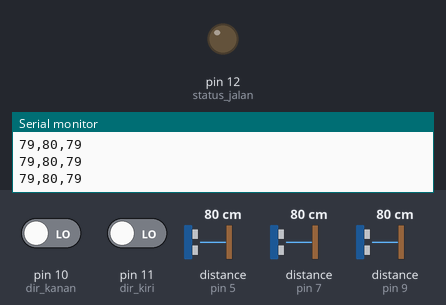
Recording of a sketch running on a simulated Arduino Uno, built with avr-gcc and run on an emulated ATmega328P. Parts: output pins drawn as LEDs (lit = HIGH), the last lines printed to the serial monitor. Wiring (inferred from the names in the program): 3 × ultrasonic range finder: trigger pin 4, echo pin 5 / trigger pin 6, echo pin 7 / trigger pin 8, echo pin 9. The test bench sets the inputs (shaded band); at power-on: distance to the obstacle (sensors on pin 7, pin 5, pin 9) 80 cm, pin 10 (dir_kanan) LOW, pin 11 (dir_kiri) LOW. The echo pulse lasts 58.3 µs per cm; pins used as bus, display or sensor lines are not drawn.

Above: at 1.2 s.
1.3 s: distance to the obstacle (sensor on pin 7) set to 55 cm
2.8 s: distance to the obstacle (sensor on pin 7) set to 46 cm
At 3.8 s:
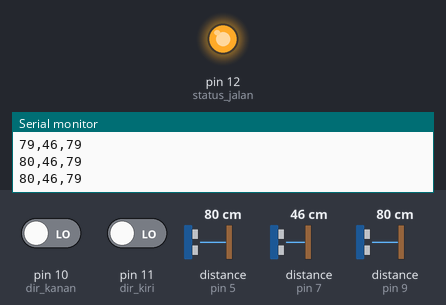
6.1 s: distance to the obstacle (sensor on pin 7) set to 60 cm
At 7.6 s:
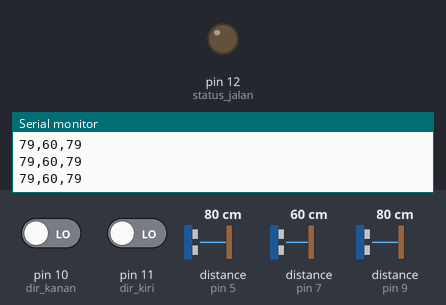
8.1 s: distance to the obstacle (sensor on pin 5) set to 55 cm
9.6 s: distance to the obstacle (sensor on pin 5) set to 49 cm
Timing chart, 0 to 12.1 s (numbered marks = the images above; inputs shaded):
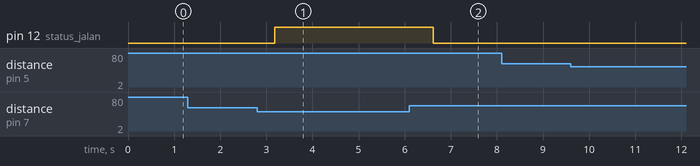

The sketch:

Ultrasonic_encoder_master.ino
```cpp
// Get encoder value from I2C
// Reading ultrasonic sensor

#include <Wire.h>


//Sensor pins (echo & trigger)
#define trigPin1 4
#define echoPin1 5
#define trigPin2 6
#define echoPin2 7
#define trigPin3 8
#define echoPin3 9

//Pins for direction of
#define dir_kanan 10
#define dir_kiri 11


//OUTPUT Ultrasonik tengah
//Otomatis berhenti
#define status_jalan 12


long duration, distance, Sensor1,Sensor2,Sensor3;

//encoder
int x;
int enc_pos = 0;

int arah_kanan;
int arah_kiri;

void setup()
{
Wire.begin(9);
Wire.onReceive(receiveEvent);
Serial.begin(9600);   //Serial Port Baudrate: 9600

pinMode(trigPin1, OUTPUT);
pinMode(trigPin2, OUTPUT);
pinMode(trigPin3, OUTPUT);

pinMode(echoPin1, INPUT);
pinMode(echoPin2, INPUT);
pinMode(echoPin3, INPUT);

pinMode(dir_kanan, INPUT);
pinMode(dir_kiri, INPUT);

pinMode(status_jalan, OUTPUT);

digitalWrite(status_jalan, LOW);

}

void receiveEvent(){
  x = Wire.read(); //receive value
  Serial.print(x);
  Serial.print("\t");
  Serial.println(enc_pos);
}

void loop() {

  //kiri
  SonarSensor(trigPin1, echoPin1);
  Sensor1 = distance;

  //tengah
  SonarSensor(trigPin2, echoPin2);
  Sensor2 = distance;

  //kanan
  SonarSensor(trigPin3, echoPin3);
  Sensor3 = distance;

  arah_kanan = digitalRead(dir_kanan);
  arah_kiri = digitalRead(dir_kiri);

  if(arah_kanan == HIGH){
     enc_pos = enc_pos + x;
  }

  if(arah_kiri == HIGH){
    enc_pos = enc_pos - x;
  }

 /*
  int status_maju = digitalRead(10);
  int status_mundur = digitalRead(11);
  if(status_maju == HIGH){
  }

  if(status_mundur == HIGH){
    j = 0;
  }
    j = 1;
  // put your main code here, to run repeatedly:
  Serial.println(j);
 */

  //delay for next reading
  delay(250);

  Serial.print(Sensor1);
  Serial.print(",");
  Serial.print(Sensor2);
  Serial.print(",");
  Serial.println(Sensor3);


  //Set status

  if(Sensor2 >= 50){
    digitalWrite(status_jalan, LOW);
  }

  if(Sensor2 < 50){
    digitalWrite(status_jalan, HIGH);
  }

}

void SonarSensor(int trigPin,int echoPin)
{
  digitalWrite(trigPin, LOW);
  delayMicroseconds(1);
  digitalWrite(trigPin, HIGH);
  delayMicroseconds(5);
  digitalWrite(trigPin, LOW);
  duration = pulseIn(echoPin, HIGH);
  distance = (duration/2) / 29.1;
  delayMicroseconds(10);
}
```

Measured:
- the behaviour switches between 50 and 49 cm on distance to the obstacle (sensor on pin 7) (found by bisection; images 0 and 1)
- after the input at 2.8 s, pin 12 (status_jalan): LOW → HIGH after 0.38 s
- after the input at 6.1 s, pin 12 (status_jalan): HIGH → LOW after 0.52 s
